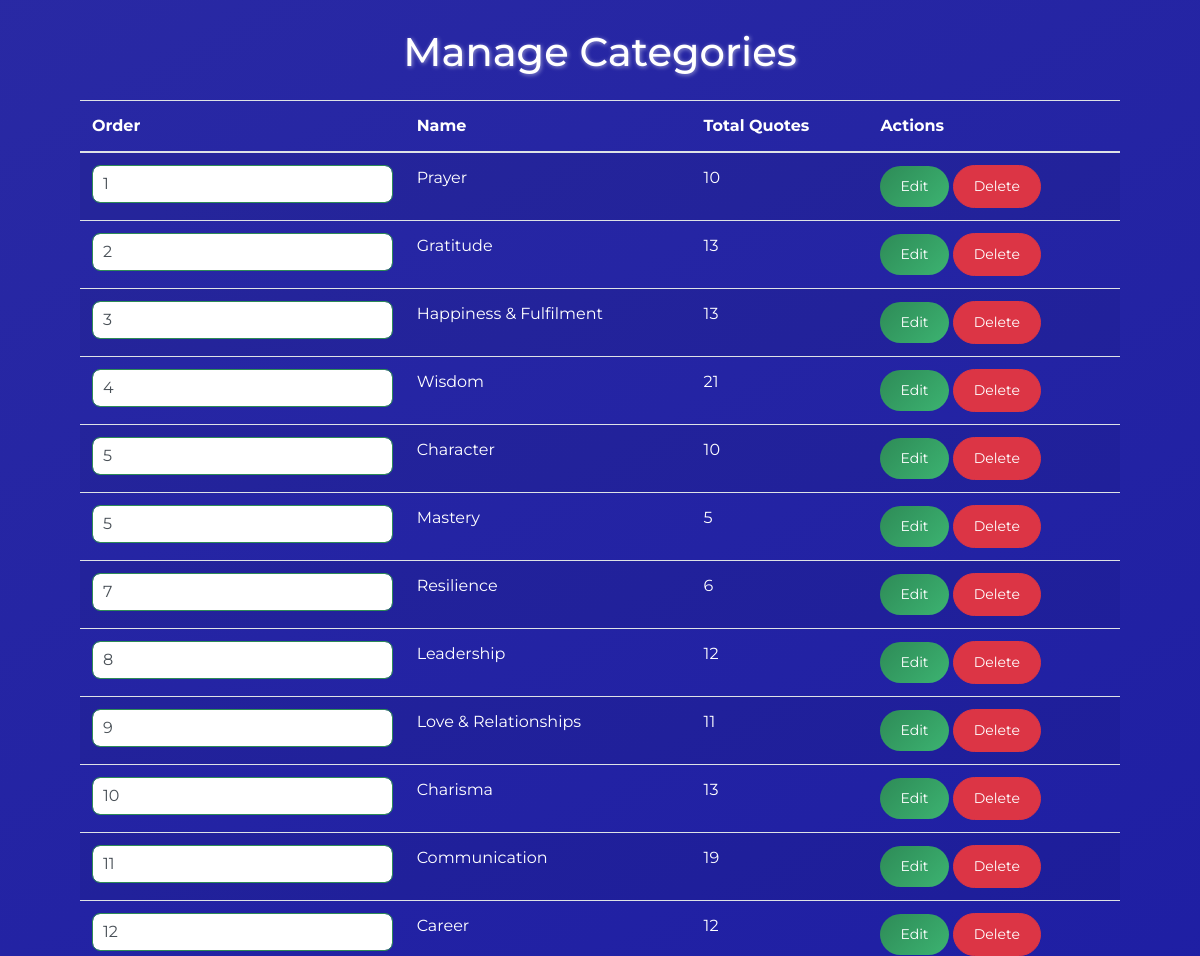
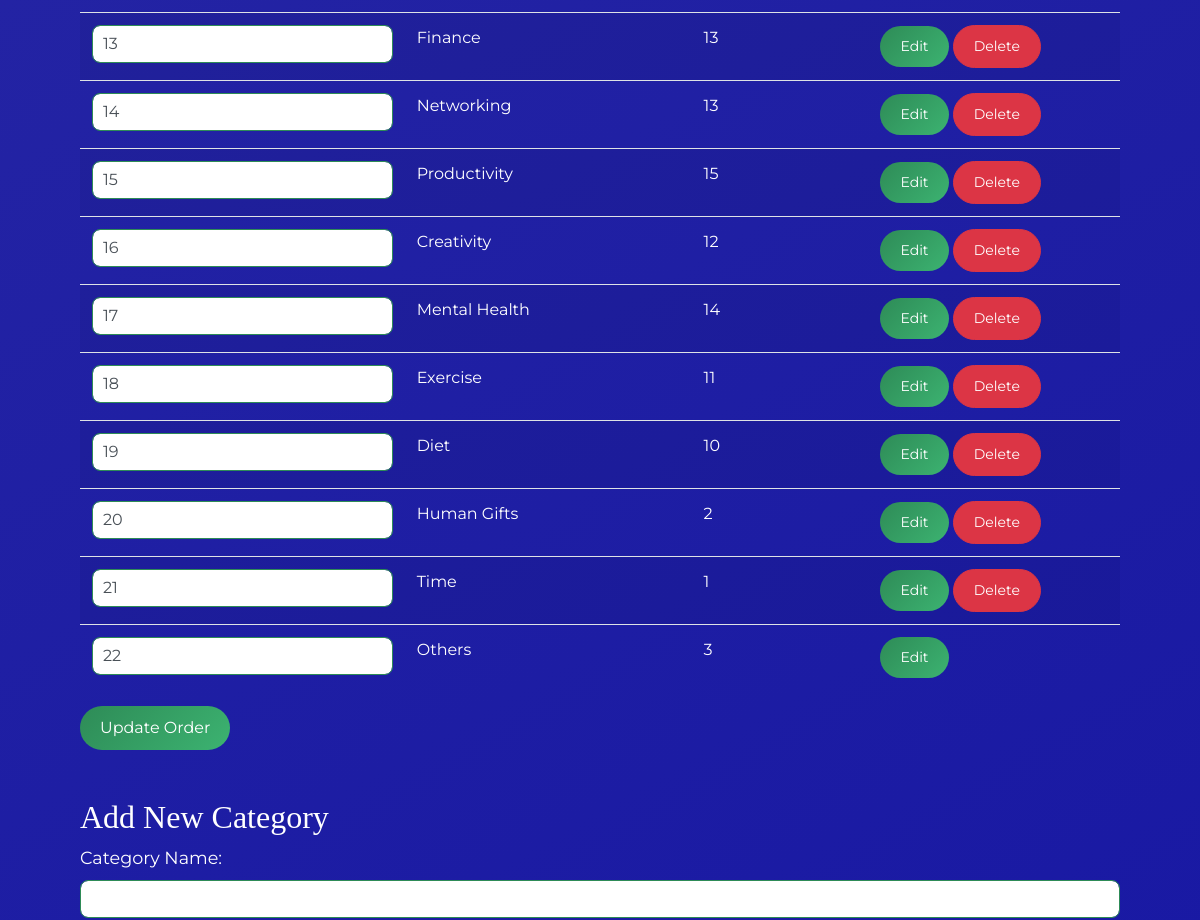
The page /categories (middle part) on the database as committed earlier (2 pictures, top to bottom).
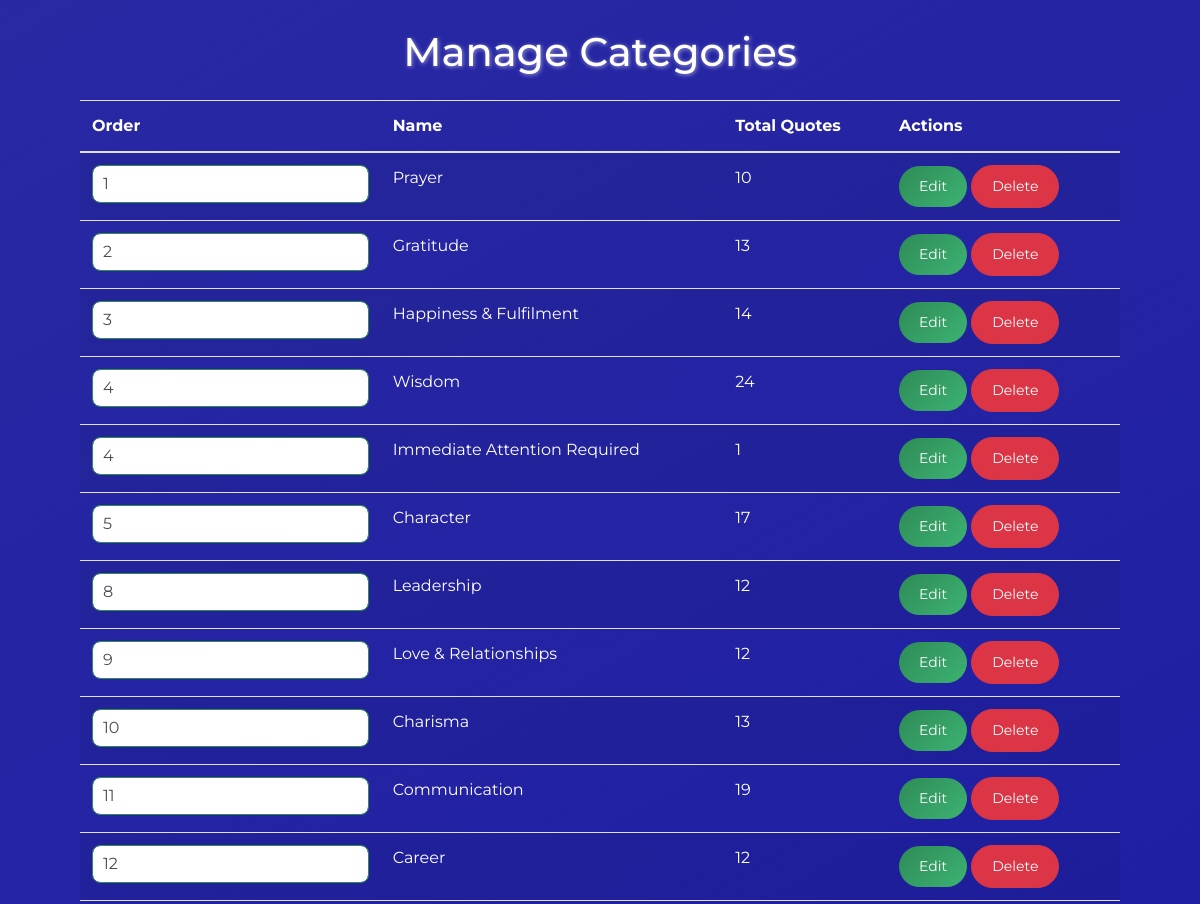
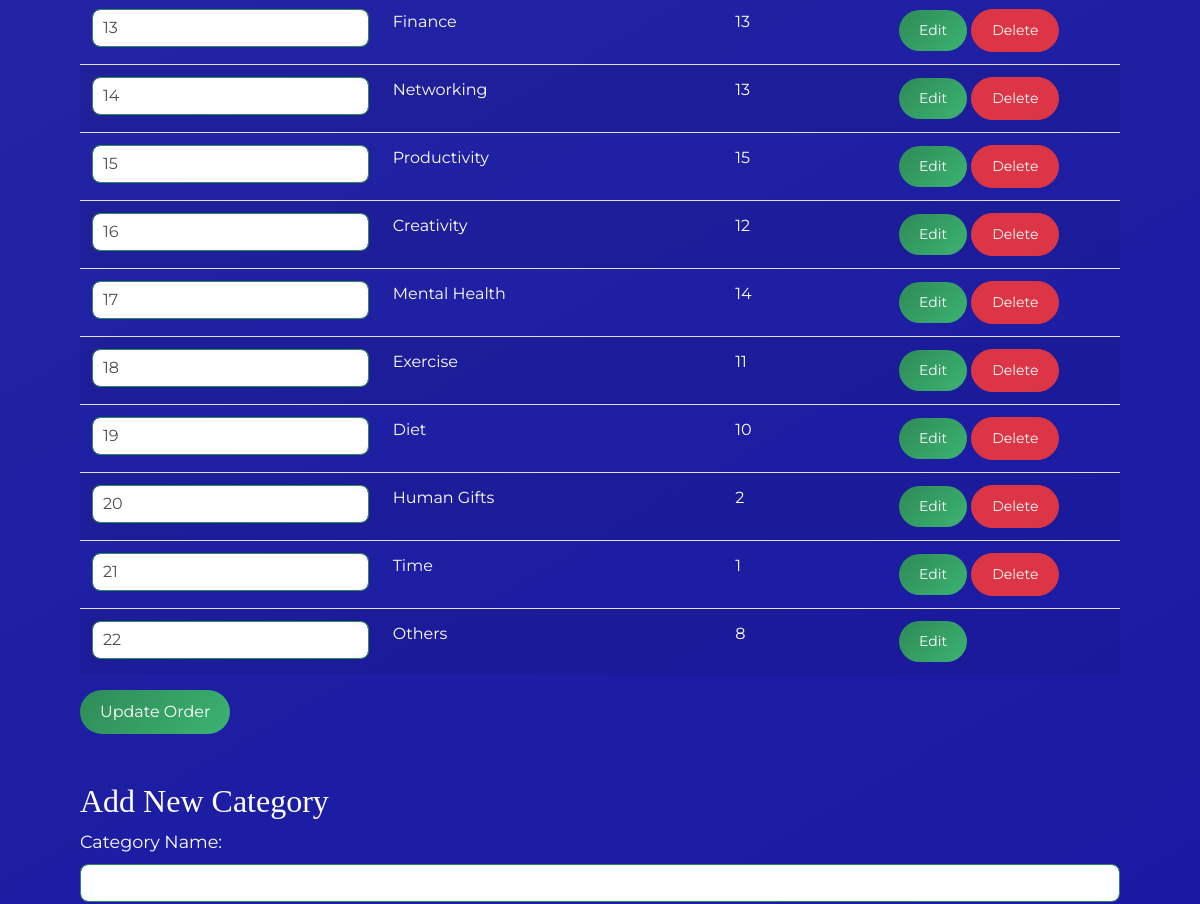
The same page on the database as committed later (2 pictures, top to bottom).
### tables this page shows
CREATE TABLE categories (
            id INTEGER PRIMARY KEY AUTOINCREMENT,
            name TEXT NOT NULL UNIQUE
        , "order" INTEGER);

### app.py (the view)
@app.route('/categories', methods=['GET', 'POST'])
def manage_categories():
    conn = get_db_connection()
    if request.method == 'POST':
        if 'update_order' in request.form:
            orders = request.form.getlist('order')
            ids = request.form.getlist('id')
            for id, order in zip(ids, orders):
                conn.execute('UPDATE categories SET "order" = ? WHERE id = ?', (int(order), int(id)))
            conn.commit()
            flash('Category order updated successfully!', 'success')
            conn.close()
            return redirect(url_for('manage_categories'))
        elif 'add_category' in request.form:
            category_name = request.form.get('category_name').strip()
            quote_text = request.form.get('quote_text').strip()
            if category_name and quote_text:
                try:
                    max_order = conn.execute('SELECT MAX("order") FROM categories').fetchone()[0]
                    if max_order is None:
                        max_order = 0
                    next_order = max_order + 1
                    conn.execute('INSERT INTO categories (name, "order") VALUES (?, ?)', (category_name, next_order))
                    conn.execute('INSERT INTO quotes (text, category) VALUES (?, ?)', (quote_text, category_name))
                    conn.commit()
                    flash('Category and quote added successfully!', 'success')
                except sqlite3.IntegrityError:
                    flash('Category already exists.', 'danger')
                conn.close()
                return redirect(url_for('manage_categories'))
            else:
                flash('Please enter both category name and at least one quote.', 'danger')
                conn.close()
                return redirect(url_for('manage_categories'))
    else:
        categories = conn.execute('SELECT * FROM categories ORDER BY "order" ASC').fetchall()
        conn.close()
        return render_template('categories.html', categories=categories)

### app.py (called while the page is built)
def get_db_connection():
    conn = sqlite3.connect('quotes.db')
    conn.row_factory = sqlite3.Row
    return conn

@app.context_processor
def inject_current_year():
    return {'current_year': datetime.utcnow().year}

@app.template_global()
def get_quote_count(category_name):
    conn = get_db_connection()
    count = conn.execute('SELECT COUNT(*) FROM quotes WHERE category = ?', (category_name,)).fetchone()[0]
    conn.close()
    return count

### templates/categories.html (shortened to what this page needs)
{% extends 'base.html' %}
{% block content %}
<div class="container">
    <h1 class="my-4 text-center">Manage Categories</h1>
    <form method="POST">
        <table class="table table-striped text-white">
            <thead>
                <tr>
                    <th>Order</th>
                    <th>Name</th>
                    <th>Total Quotes</th>
                    <th>Actions</th>
                </tr>
            </thead>
            <tbody>
                {% for category in categories %}
                <tr>
                    <td>
                        <input type="number" name="order" value="{{ category['order'] }}" min="1" required class="form-control">
                    </td>
                    <td>{{ category['name'] }}</td>
                    <td>{{ get_quote_count(category['name']) }}</td>
                    <td>
                        <a href="{{ url_for('edit_category', id=category['id']) }}" class="btn btn-sm btn-primary">Edit</a>
                        {% if category['name'] != 'Others' %}
                        <a href="{{ url_for('delete_category', id=category['id']) }}" class="btn btn-sm btn-danger">Delete</a>
                        {% endif %}
                    </td>
                </tr>
                {% endfor %}
            </tbody>
        </table>
        <button type="submit" name="update_order" class="btn btn-success mb-5">Update Order</button>
    </form>
    <h2>Add New Category</h2>
    <form method="post" action="{{ url_for('manage_categories') }}">
        <div class="form-group">
            <label for="category_name">Category Name:</label>
            <input type="text" name="category_name" id="category_name" class="form-control" required>
        </div>
    </form>
</div>
{% endblock %}

### templates/base.html (shortened to what this page needs)
<!DOCTYPE html>
<html lang="en">
<head>
    <link rel="stylesheet" href="https://stackpath.bootstrapcdn.com/bootstrap/4.5.2/css/bootstrap.min.css">
    <link rel="stylesheet" href="{{ url_for('static', filename='styles.css') }}">
    <link rel="stylesheet" href="https://cdnjs.cloudflare.com/ajax/libs/OwlCarousel2/2.3.4/assets/owl.carousel.min.css">
    <link rel="stylesheet" href="https://cdnjs.cloudflare.com/ajax/libs/OwlCarousel2/2.3.4/assets/owl.theme.default.min.css">
    <link rel="stylesheet" href="https://cdnjs.cloudflare.com/ajax/libs/font-awesome/5.15.3/css/all.min.css">
    <link rel="stylesheet" href="https://cdnjs.cloudflare.com/ajax/libs/animate.css/4.1.1/animate.min.css"/>
</head>
<body>
    <div class="container main-content">
        {% block content %}{% endblock %}
    </div>
</body>
</html>

### static/styles.css (style rules this page uses)
body { margin: 0; padding: 0; font-family: 'Montserrat', sans-serif; color: #1f1616; overflow-x: hidden; font-size: 16px; line-height: 1.6; background: #000000; transition: all 0.3s ease; }
h2, h3, h4, h5 { font-family: 'Playfair Display', serif; font-weight: 100; color: #ffffff; }
h1 { margin-bottom: 30px; text-shadow: 1px 1px 4px rgba(255, 255, 255, 0.5); font-size: 2.5em; margin-bottom: 30px; color: #ffffff; }
body::before { content: ''; position: fixed; top: 0; left: -50%; width: 200%; height: 100%; background: linear-gradient(-30deg, #1111e9, #000079, #1111e9, #4545ea); background-size: 400% 400%; animation: gradientAnimation 5s ease infinite; z-index: -1; opacity: 0.7; }
.container { margin: 30px auto; max-width: 1100px; padding: 0 15px; }
.btn { border-radius: 25px; padding: 10px 20px; transition: background-color 0.3s, transform 0.3s; }
.btn-primary { background: linear-gradient(135deg, #2e8b57, #3cb371); border: none; color: #fff; transition: transform 0.3s ease, box-shadow 0.3s ease; }
.btn-success { background: linear-gradient(135deg, #2e8b57, #3cb371); border: none; color: #fff; }
.form-control { border-radius: 8px; padding: 10px; border: 1px solid #2e8b57; }
.form-group label { color: #ffffff; font-size: 1.1em; }
a { color: #2e8b57; text-decoration: none; transition: color 0.3s; }

Rows that differ between the two databases and show on the page:
removed categories: order "5", name "Mastery", name "5"
removed categories: order "7", name "Resilience", name "6"
computed for categories "Happiness & Fulfilment": name "13" → "14"
computed for categories "Wisdom": name "21" → "24"
added categories: order "4", name "Immediate Attention Required", name "1"
computed for categories "Character": name "10" → "17"
computed for categories "Love & Relationships": name "11" → "12"
computed for categories "Others": name "3" → "8"
